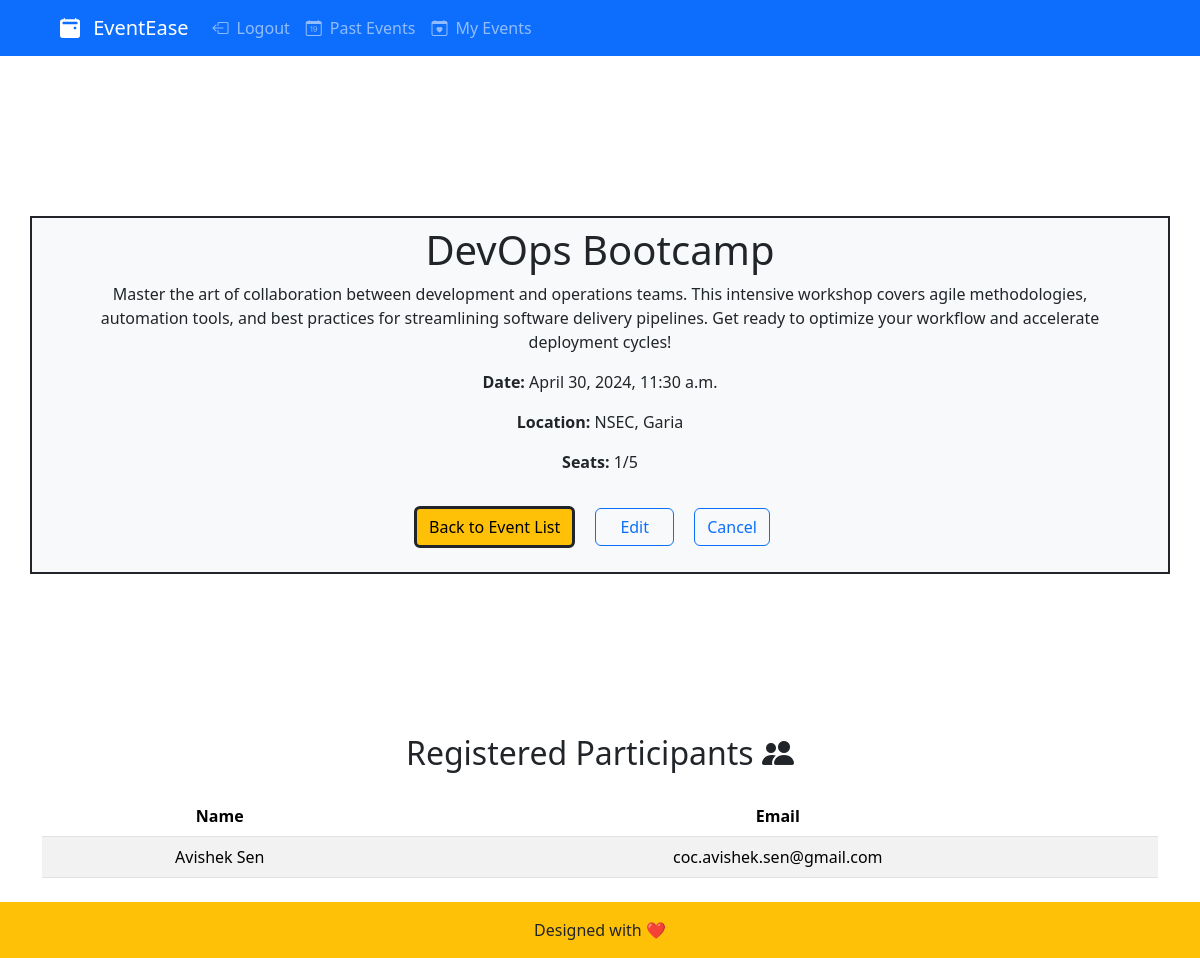
Page /events/view/27/ (signed in) on the earlier database version.
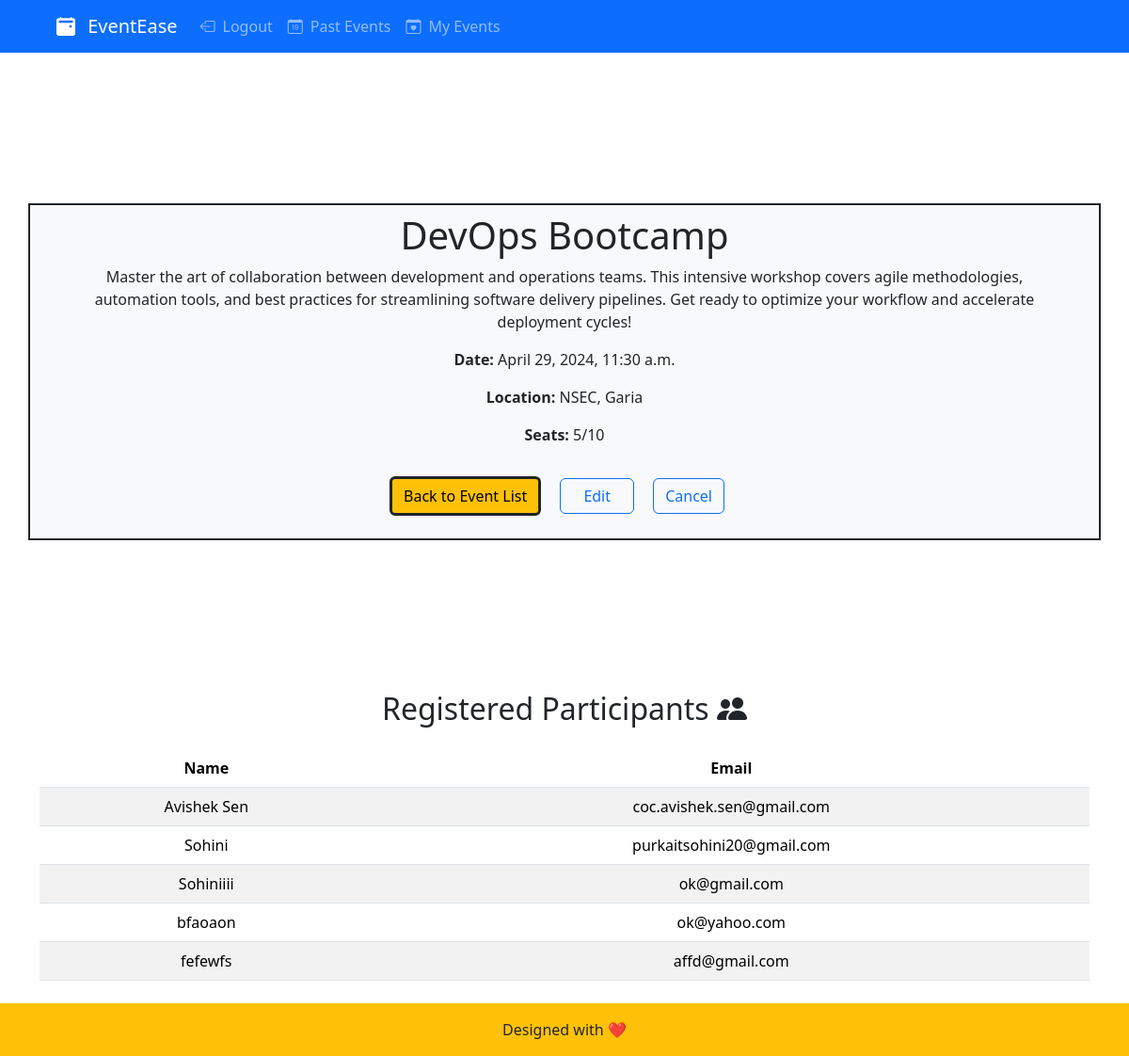
Same page on the later database version.
### events/models.py (models this page shows, shortened)
class Event(models.Model):
    title = models.CharField(max_length=200)
    description = models.TextField()
    date = models.DateTimeField()
    location = models.CharField(max_length=200)
    user = models.ForeignKey(User, on_delete=models.CASCADE, null=True)
    max_participants = models.IntegerField(default=5)
    num_participants = models.IntegerField(default=0)

class Participant(models.Model):
    name = models.CharField(max_length=200)
    email = models.EmailField()
    events = models.ManyToManyField(Event, related_name="participants")

### events/views.py (the view)
# urls.py: path("view/<int:event_id>/", views.view_events, name="view_events"),
def view_events(request, event_id):
    event = get_object_or_404(Event, pk=event_id)
    return render(
        request, "events/view_events.html", {"event": event, "now": timezone.now()}
    )

### events/templates/events/view_events.html (shortened to what this page needs)
{% extends "events/layout.html" %}
{% block content %}
<div class="container px-5 border border-dark border-2 bg-light p-2 pb-4" style="margin: 20vh auto; text-align: center;">
  <h1>{{ event.title }}</h1>
  <p>{{ event.description }}</p>
  <p><strong>Date:</strong> {{ event.date }}</p>
  <p><strong>Location:</strong> {{ event.location }}</p>
  <p><strong>Seats:</strong> {{ event.num_participants }}/{{ event.max_participants }}</p>
  <a href="{% url 'events' %}" class="btn btn-warning border border-3 border-dark me-3 mt-3">Back to Event List</a>
  {% if user.is_authenticated and event.user == user %}
  <a href="{% url 'edit_events' event.id %}" class="btn btn-outline-primary me-3 px-4 marginbtn mt-3">Edit</a>
  <a href="{% url 'cancel_events' event.id %}" class="btn btn-outline-primary me-3 marginbtn mt-3">Cancel</a>
  {% endif %}
</div>
<div class="container my-5">
  {% if user.is_authenticated and event.user == user %}
  <h2 class="text-center mb-4">Registered Participants <i class="bi bi-people-fill"></i></h2>
  <table class="table table-striped text-center" style="margin-bottom: 10vh;">
    <thead>
      <tr>
        <th scope="col">Name</th>
        <th scope="col">Email</th>
      </tr>
    </thead>
    <tbody>
      {% for participant in event.participants.all %}
        <tr>
          <td>{{ participant.name }}</td>
          <td>{{ participant.email }}</td>
        </tr>
      {% empty %}
        <tr>
          <td colspan="2">No participants have registered for this event yet.</td>
        </tr>
      {% endfor %}
    </tbody>
  </table>
  {% endif %}
</div>
{% endblock %}

### events/templates/events/layout.html (shortened to what this page needs)
{% load static %}
<!doctype html>
<html lang="en">
<head>
  <link rel="stylesheet" href="{% static 'events/style.css' %}" />
  <link href="https://cdn.jsdelivr.net/npm/bootstrap@5.3.3/dist/css/bootstrap.min.css" rel="stylesheet"
 />
  <link rel="stylesheet" href="https://cdn.jsdelivr.net/npm/bootstrap-icons@1.11.3/font/bootstrap-icons.min.css">
</head>
<body>
  <nav class="navbar navbar-expand-lg bg-primary px-md-5" data-bs-theme="dark">
    <div class="container-fluid">
      <a class="navbar-brand" href="{% url 'events' %}"><i class="bi bi-calendar2-event-fill me-2"></i> EventEase</a>
      <div class="collapse navbar-collapse" id="navbarSupportedContent">
        <ul class="navbar-nav me-auto mb-2 mb-lg-0">
          {% if user.is_authenticated %}
          <li class="nav-item">
            <a class="nav-link" href="{% url 'logout' %}"><i class="bi bi-box-arrow-left me-2"></i>Logout</a>
          </li>
          {% endif %}
          <li class="nav-item">
            {% if request.resolver_match.url_name == 'past_events' %}
            <a class="nav-link" href="{% url 'events' %}"><i class="bi bi-calendar-day me-2"></i>Upcoming Events</a>
            {% else %}
            <a class="nav-link" href="{% url 'past_events' %}"><i class="bi bi-calendar-date me-2"></i>Past Events</a>
            {% endif %}
          </li>
          {% if user.is_authenticated %}
          <li class="nav-item">
            {% if request.resolver_match.url_name == 'my_events' %}
            <a class="nav-link" href="{% url 'events' %}"><i class="bi bi-calendar-day me-2"></i>Upcoming Events</a>
            {% else %}
            <a class="nav-link" href="{% url 'my_events' %}"><i class="bi bi-calendar-heart me-2"></i>My Events</a>
            {% endif %}
          </li>
          {% endif %}
        </ul>
      </div>
    </div>
  </nav>
  {% block content %} {% endblock %}
  <footer>
    <div class="footer bg-warning text-dark fixed-bottom text-center p-3">
      <span>Designed with ❤️</span>
    </div>
  </footer>
</body>
</html>

### events/static/events/style.css (style rules this page uses)
.marginbtn { margin-right: 10vh; }

Differences in the rows shown:
changed Event "DevOps Bootcamp": date "April 30, 2024, 11:30 a.m." → "April 29, 2024, 11:30 a.m."; num_participants "1" → "5"; max_participants "5" → "10"
added Participant: name "Sohini", email "purkaitsohini20@gmail.com"
added Participant: name "Sohiniiii", email "ok@gmail.com"
added Participant: name "bfaoaon", email "ok@yahoo.com"
added Participant: name "fefewfs", email "affd@gmail.com"
